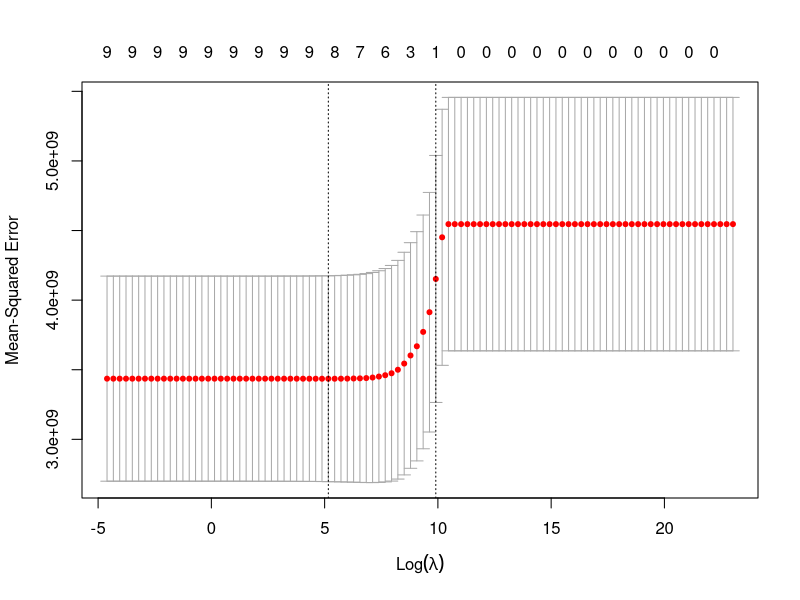
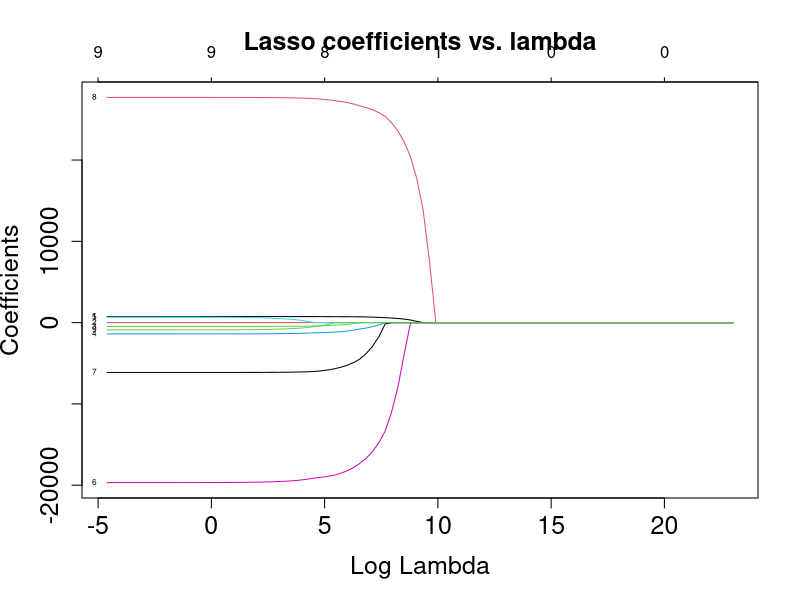

Here is the R script that generated these plots, in order: (Note: a time limit stopped this script after it produced the figures.)
# Load the data from PVW\_synth.csv. Set the randomization seed at the beginning of your script to ensure that we can replicate your results. Randomly split the data in (approximately) two halves. The first half is the training sample, the other half is the validation sample.

rm(list = ls())
library(tidyverse)
library(randomForest)
library(glmnet)

# Set seed
set.seed(123)

# Load data
PVW_synth <- read.csv("data/PVW_synth.csv")

# Randomly split the data into training and validation samples
split_index <- sample(nrow(PVW_synth), size = as.integer(nrow(PVW_synth) / 2), )
training_data <- PVW_synth[split_index, ]
test_data <- PVW_synth[-split_index, ]

# Question 3.3
# Fit these learners to the training sample using net financial assets as the outcome and using the predictors listed above. Briefly motivate your choice of (hyper)tuning parameters.

regressors <- c(
    "age", "inc", "educ", "fsize", "marr", "twoearn", "db", "pira", "hown"
)
target_variable <- "net_tfa"

# Fit lasso while tuning lambda
lasso_cv_fit <- cv.glmnet(
    x = as.matrix(training_data[, regressors]),
    y = training_data[, "net_tfa"],
    alpha = 1,
    lambda = 10^seq(10, -2, length = 100)
)
# Plot MSE for multiple lambda values
plot(lasso_cv_fit, xvar = "lambda", label = TRUE)
# Select the best lambda value
best_lambda <- lasso_cv_fit$lambda.min

# Plot the coefficients of regressors for multiple lambda values
lasso_fit <- glmnet(
    x = as.matrix(training_data[, regressors]),
    y = training_data[, "net_tfa"],
    alpha = 1,
    lambda = 10^seq(10, -2, length = 100)
)
# Plot coefficients of regressors for multiple lambda values
plot(
    lasso_fit, xvar = "lambda", label = TRUE,
    # increase font size
    cex.axis = 1.5, cex.main = 1.5, cex.lab = 1.5,
    # add plot title
    main = "Lasso coefficients vs. lambda"
)



# ========= Find the optimal tuning parameters for Random Forest model =========
# 1. Split the training data
split_index <- sample(
    nrow(training_data),
    size = as.integer(nrow(training_data) * 0.20)
)
sub_training_data <- training_data[split_index, ]
sub_validation_data <- training_data[-split_index, ]

# 2. Initialize the mtry and ntree range of values
mtry_values <- seq(1, length(regressors), by = 1)
ntree_values <- seq(50, 400, by = 50)

# 3. Fit Random Forest models with different mtry and ntree values
# Initialize a matrix to store the validation errors
error_matrix <- matrix(NA, nrow = length(mtry_values), ncol = length(ntree_values))

for (mtry_id in seq_along(mtry_values)) {
    for (ntree_id in seq_along(ntree_values)) {
        rf_model <- randomForest(
            x = as.matrix(training_data[, regressors]),
            y = training_data[, "net_tfa"],
            mtry = mtry_values[mtry_id],
            ntree = ntree_values[ntree_id]
        )

        # Calculate the mean squared error (MSE)
        validation_preds <- predict(rf_model, newdata = sub_validation_data)
        error_matrix[mtry_id, ntree_id] <- mean(
            (sub_validation_data[, target_variable] - validation_preds)^2
        )
    }
}
# Apply log to error matrix
log_error_matrix <- log(error_matrix)
image(mtry_values, ntree_values, log_error_matrix,
    xlab = "mtry", ylab = "ntree", main = "Error vs. mtry and ntree",
    col = colorRampPalette(c("#022042", "#ff7676"))(1000),
    # Add a color legend
    # useAbs = TRUE,
    # Increase font size
    axes = FALSE, cex.axis = 1.5, cex.main = 1.5, cex.lab = 1.5
)
axis(1, at = mtry_values, tick = TRUE, lwd = 2,  cex.axis = 1.5)
axis(2, at = ntree_values, tick = TRUE, lwd = 2,  cex.axis = 1.5)
legend("topright",
    legend = "log(MSE)",
    fill = colorRampPalette(c("#022042", "#ff7676"))(20),
    title = "Legend"
)

# Fit random forest on the whole training set with tuned parameters
rf_fit <- randomForest(
    x = as.matrix(training_data[, regressors]),
    y = training_data[, target_variable],
    ntree = 100,
    mtry = 3
)

# Question 3.4
# Assess the relative prediction performance of lasso and random forests using the validation sample. (Short
# statement.)

# Predict lasso
lasso_pred <- predict(lasso_fit, newx = as.matrix(test_data[,regressors]), s=best_lambda)

# Predict random forest
rf_pred <- predict(rf_fit, newdata = as.matrix(test_data[,regressors]))

# Calculate MSE for lasso
lasso_mse <- mean((lasso_pred - test_data[, target_variable])^2)

# Calculate MSE for random forest
rf_mse <- mean((rf_pred - test_data[, target_variable])^2)

# Print MSEs
print(lasso_mse)
print(rf_mse)
